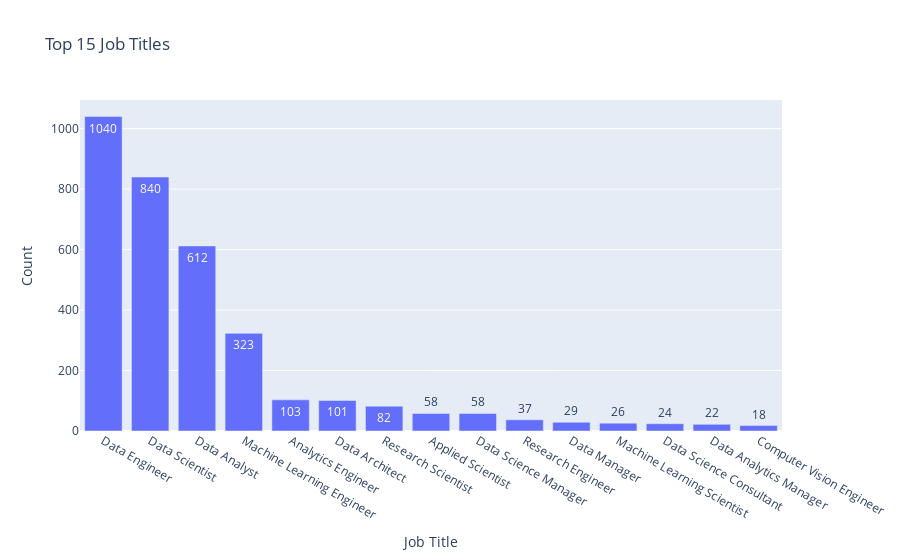

The notebook cell saved with this chart:
### Code cell
top_titles = df['job_title'].value_counts()[:15]

fig = px.bar(x=top_titles.index,
            y=top_titles.values,
            text = top_titles.values,
            title='Top 15 Job Titles')

fig.update_xaxes(title='Job Title')
fig.update_yaxes(title='Count')

fig.show()

### Figure 1 — Plotly figure (JSON) as saved in the notebook; plotly's stock layout.template omitted (floating-point values rounded to 4 significant figures)
{"data": [{"alignmentgroup": "True", "hovertemplate": "x=%{x}<br>y=%{y}<br>text=%{text}<extra></extra>", "legendgroup": "", "marker": {"color": "#636efa", "pattern": {"shape": ""}}, "name": "", "offsetgroup": "", "orientation": "v", "showlegend": false, "text": [1040, 840, 612, 323, 103, 101, 82, 58, 58, 37, 29, 26, 24, 22, 18], "textposition": "auto", "type": "bar", "x": ["Data Engineer", "Data Scientist", "Data Analyst", "Machine Learning Engineer", "Analytics Engineer", "Data Architect", "Research Scientist", "Applied Scientist", "Data Science Manager", "Research Engineer", "Data Manager", "Machine Learning Scientist", "Data Science Consultant", "Data Analytics Manager", "Computer Vision Engineer"], "xaxis": "x", "y": [1040, 840, 612, 323, 103, 101, 82, 58, 58, 37, 29, 26, 24, 22, 18], "yaxis": "y"}], "layout": {"barmode": "relative", "legend": {"tracegroupgap": 0}, "title": {"text": "Top 15 Job Titles"}, "xaxis": {"anchor": "y", "domain": [0, 1], "title": {"text": "Job Title"}}, "yaxis": {"anchor": "x", "domain": [0, 1], "title": {"text": "Count"}}}}
